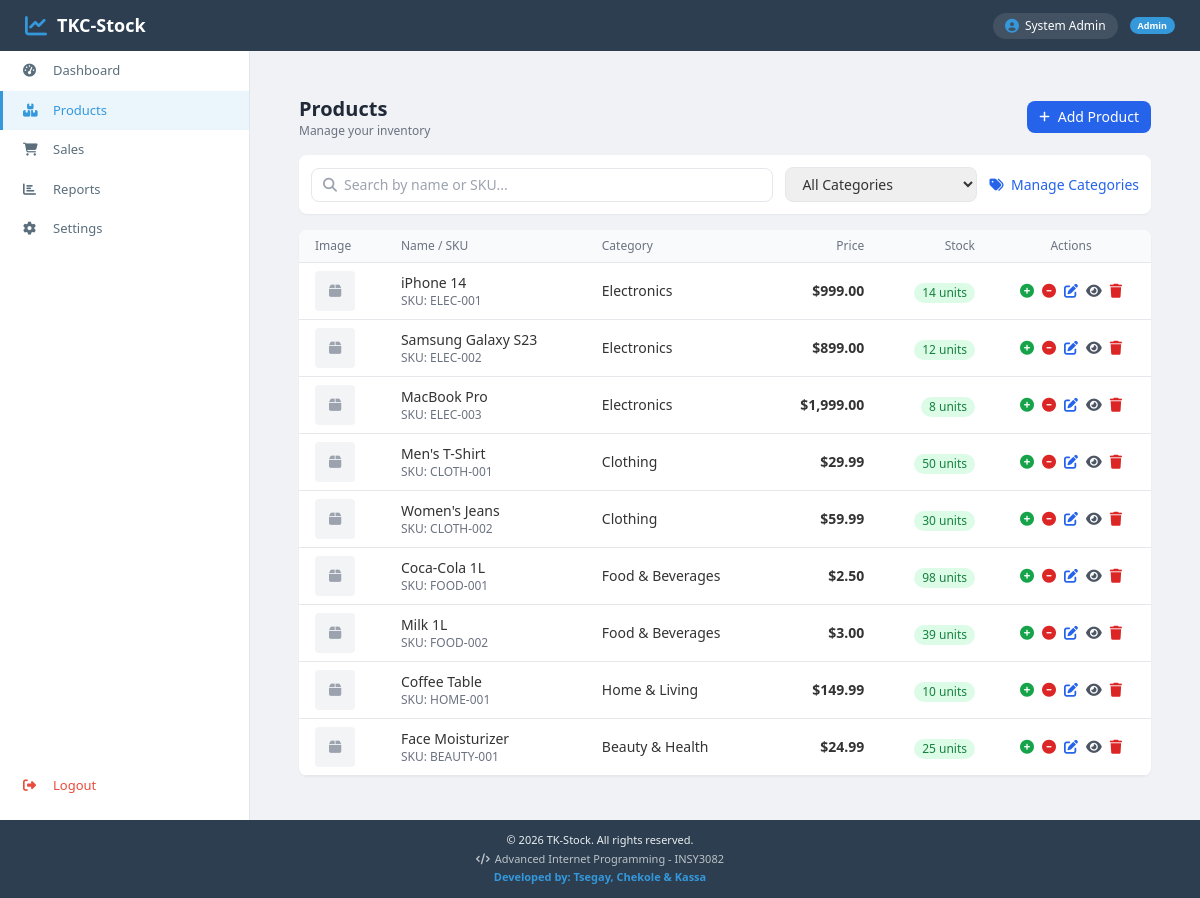
Page /index.php?action=products (signed in) on the committed database.
### tables this page shows
CREATE TABLE products (
    id INT(11) UNSIGNED AUTO_INCREMENT PRIMARY KEY,
    name VARCHAR(100) NOT NULL,
    description TEXT,
    sku VARCHAR(50) UNIQUE,
    price DECIMAL(10,2) NOT NULL DEFAULT 0.00,
    cost_price DECIMAL(10,2) DEFAULT 0.00,
    quantity INT(11) NOT NULL DEFAULT 0,
    min_stock_level INT(11) DEFAULT 5,
    category_id INT(11) UNSIGNED,
    image VARCHAR(255) DEFAULT NULL,
    barcode VARCHAR(100) DEFAULT NULL,
    is_active TINYINT(1) DEFAULT 1,
    created_at TIMESTAMP DEFAULT CURRENT_TIMESTAMP,
    updated_at TIMESTAMP DEFAULT CURRENT_TIMESTAMP ON UPDATE CURRENT_TIMESTAMP,
    FOREIGN KEY (category_id) REFERENCES categories(id) ON DELETE SET NULL,
    INDEX idx_category (category_id),
    INDEX idx_price (price),
    INDEX idx_quantity (quantity)
);

CREATE TABLE categories (
    id INT(11) UNSIGNED AUTO_INCREMENT PRIMARY KEY,
    name VARCHAR(50) NOT NULL UNIQUE,
    description TEXT,
    created_at TIMESTAMP DEFAULT CURRENT_TIMESTAMP,
    product_count INT DEFAULT 0,
    is_active TINYINT(1) DEFAULT 1
);

### controllers/ProductController.php (called while the page is built, shortened)
<?php
require_once BASE_PATH . '/models/Product.php';
class ProductController
{
    private $productModel;
    public function __construct($db)
    {
        $this->productModel = new Product($db);
    }
    public function index()
    {
        $products = $this->productModel->getAll();
        require_once BASE_PATH . '/views/products/index.php';
    }
}

### models/Product.php (called while the page is built, shortened)
<?php
class Product
{
    private $conn;
    private $table = 'products';
    public function __construct($db)
    {
        $this->conn = $db;
    }
    public function getAll($limit = null, $offset = 0)
    {
        $query = "SELECT p.*, c.name as category_name
                  FROM " . $this->table . " p
                  LEFT JOIN categories c ON p.category_id = c.id
                  WHERE p.is_active = 1
                  ORDER BY p.created_at DESC";
        $result = $this->conn->query($query);
        return $result->fetch_all(MYSQLI_ASSOC);
    }
}

### views/products/index.php (the view, shortened to what this page needs)
<?php
require_once BASE_PATH . '/views/layouts/header.php';
require_once BASE_PATH . '/views/layouts/sidebar.php';
?>
<div class="p-6">
    <div class="flex justify-between items-center mb-4">
        <div>
            <h1 class="text-xl font-semibold text-gray-800">Products</h1>
            <p class="text-xs text-gray-500">Manage your inventory</p>
        </div>
        <button onclick="openProductModal()"
            class="bg-blue-600 text-white px-3 py-1.5 rounded-lg text-sm hover:bg-blue-700 transition flex items-center gap-2">
            <i class="fas fa-plus text-xs"></i> Add Product
        </button>
    </div>
    <div class="bg-white rounded-lg shadow-sm p-3 mb-4">
        <div class="flex flex-wrap gap-3 items-center">
            <div class="flex-1 min-w-[200px]">
                <div class="relative">
                    <i class="fas fa-search absolute left-3 top-1/2 transform -translate-y-1/2 text-gray-400 text-sm"></i>
                    <input type="text" id="searchInput" placeholder="Search by name or SKU..."
                        class="w-full pl-8 pr-3 py-1.5 text-sm border rounded-lg focus:outline-none focus:border-blue-500">
                </div>
            </div>
            <div class="w-48">
                <select id="categoryFilter" class="w-full px-3 py-1.5 text-sm border rounded-lg">
                    <option value="all">All Categories</option>
                </select>
            </div>
            <button onclick="openCategoryModal()" class="text-blue-600 text-sm hover:text-blue-800">
                <i class="fas fa-tags mr-1"></i> Manage Categories
            </button>
        </div>
    </div>
    <div class="bg-white rounded-lg shadow-sm overflow-hidden">
        <table class="w-full">
            <thead class="bg-gray-50 border-b">
                <tr>
                    <th class="px-4 py-2 text-left text-xs font-medium text-gray-500">Image</th>
                    <th class="px-4 py-2 text-left text-xs font-medium text-gray-500">Name / SKU</th>
                    <th class="px-4 py-2 text-left text-xs font-medium text-gray-500">Category</th>
                    <th class="px-4 py-2 text-right text-xs font-medium text-gray-500">Price</th>
                    <th class="px-4 py-2 text-right text-xs font-medium text-gray-500">Stock</th>
                    <th class="px-4 py-2 text-center text-xs font-medium text-gray-500">Actions</th>
                </tr>
            </thead>
            <tbody id="productsTableBody">
                <?php foreach ($products as $product): ?>
                    <tr class="border-b hover:bg-gray-50 transition product-row"
                        data-name="<?php echo strtolower(htmlspecialchars($product['name'])); ?>"
                        data-sku="<?php echo strtolower($product['sku']); ?>"
                        data-category="<?php echo $product['category_id']; ?>">
                        <td class="px-4 py-2">
                            <div class="w-10 h-10 bg-gray-100 rounded flex items-center justify-center overflow-hidden">
                                <?php if ($product['image']): ?>
                                    <img src="<?php echo $product['image']; ?>" class="w-full h-full object-cover">
                                <?php else: ?>
                                    <i class="fas fa-box text-gray-400 text-sm"></i>
                                <?php endif; ?>
                            </div>
                        </td>
                        <td class="px-4 py-2">
                            <div class="font-medium text-sm"><?php echo htmlspecialchars($product['name']); ?></div>
                            <div class="text-xs text-gray-500">SKU: <?php echo $product['sku']; ?></div>
                        </td>
                        <td class="px-4 py-2 text-sm"><?php echo $product['category_name'] ?? 'Uncategorized'; ?></td>
                        <td class="px-4 py-2 text-right font-semibold text-sm">$<?php echo number_format($product['price'], 2); ?></td>
                        <td class="px-4 py-2 text-right">
                            <span class="inline-flex items-center gap-1 px-2 py-0.5 text-xs rounded-full
                            <?php echo $product['quantity'] <= 0 ? 'bg-red-100 text-red-700' : ($product['quantity'] <= $product['min_stock_level'] ? 'bg-yellow-100 text-yellow-700' : 'bg-green-100 text-green-700'); ?>">
                                <?php echo $product['quantity']; ?> units
                            </span>
                        </td>
                        <td class="px-4 py-2 text-center">
                            <div class="flex justify-center gap-2">
                                <button onclick="adjustStock(<?php echo $product['id']; ?>, 'add')" class="text-green-600 hover:text-green-800 text-sm" title="Add Stock"><i class="fas fa-plus-circle"></i></button>
                                <button onclick="adjustStock(<?php echo $product['id']; ?>, 'remove')" class="text-red-600 hover:text-red-800 text-sm" title="Remove Stock"><i class="fas fa-minus-circle"></i></button>
                                <button onclick="editProduct(<?php echo $product['id']; ?>)" class="text-blue-600 hover:text-blue-800 text-sm" title="Edit"><i class="fas fa-edit"></i></button>
                                <button onclick="viewProduct(<?php echo $product['id']; ?>)" class="text-gray-600 hover:text-gray-800 text-sm" title="View"><i class="fas fa-eye"></i></button>
                                <?php if ($_SESSION['role'] == 'admin'): ?>
                                    <button onclick="deleteProduct(<?php echo $product['id']; ?>)" class="text-red-600 hover:text-red-800 text-sm" title="Delete"><i class="fas fa-trash"></i></button>
                                <?php endif; ?>
                            </div>
                        </td>
                    </tr>
                <?php endforeach; ?>
            </tbody>
        </table>
    </div>
</div>
<?php require_once BASE_PATH . '/views/layouts/footer.php'; ?>

### index.php (shortened to what this page needs)
<?php
$db = getDB();
$action = $_GET['action'] ?? 'login';
switch ($action) {
    case 'products':
        require_once 'controllers/ProductController.php';
        $controller = new ProductController($db);
        $controller->index();
        break;
}

### views/layouts/header.php (shortened to what this page needs)
<!DOCTYPE html>
<html lang="en">
<head>
    <script src="https://cdn.tailwindcss.com"></script>
    <link rel="stylesheet" href="<?php echo BASE_URL; ?>public/css/style.css">
    <link rel="stylesheet" href="https://cdnjs.cloudflare.com/ajax/libs/font-awesome/6.4.0/css/all.min.css">
</head>
<body>
    <header class="main-header">
        <div class="logo-container">
            <i class="fas fa-chart-line logo-icon"></i>
            <h1 class="brand-name">TKC-Stock</h1>
        </div>
        <div class="header-controls">
            <div class="user-profile">
                <i class="fas fa-user-circle user-icon"></i>
                <span><?php echo htmlspecialchars($_SESSION['full_name'] ?? $_SESSION['username'] ?? 'User'); ?></span>
            </div>
            <span class="role-badge"><?php echo ucfirst($_SESSION['role'] ?? 'User'); ?></span>
        </div>
    </header>
    <div class="dashboard-container">

### views/layouts/sidebar.php
<?php if (isset($_SESSION['user_id'])): ?>
    <nav class="sidebar">
        <div style="flex: 1;">
            <a href="index.php?action=dashboard" class="nav-item <?php echo ($_GET['action'] ?? 'dashboard') == 'dashboard' ? 'active' : ''; ?>">
                <i class="fas fa-tachometer-alt"></i>
                <span>Dashboard</span>
            </a>
            <a href="index.php?action=products" class="nav-item <?php echo ($_GET['action'] ?? '') == 'products' ? 'active' : ''; ?>">
                <i class="fas fa-boxes"></i>
                <span>Products</span>
            </a>
            <a href="index.php?action=sales" class="nav-item <?php echo ($_GET['action'] ?? '') == 'sales' ? 'active' : ''; ?>">
                <i class="fas fa-shopping-cart"></i>
                <span>Sales</span>
            </a>
            <a href="index.php?action=reports" class="nav-item <?php echo ($_GET['action'] ?? '') == 'reports' ? 'active' : ''; ?>">
                <i class="fas fa-chart-bar"></i>
                <span>Reports</span>
            </a>
            <a href="index.php?action=settings" class="nav-item <?php echo ($_GET['action'] ?? '') == 'settings' ? 'active' : ''; ?>">
                <i class="fas fa-cog"></i>
                <span>Settings</span>
            </a>
        </div>
        <a href="index.php?action=logout" class="nav-item logout-item" onclick="return confirm('Logout?')">
            <i class="fas fa-sign-out-alt"></i>
            <span>Logout</span>
        </a>
    </nav>
    <main class="main-content">
    <?php endif; ?>

### views/layouts/footer.php (shortened to what this page needs)
<?php if (isset($_SESSION['user_id'])): ?>
    </main>
    </div>
    <footer class="main-footer">
        <p>&copy; <?php echo date('Y'); ?> TK-Stock. All rights reserved.</p>
        <p class="version">
            <i class="fas fa-code"></i>
            Advanced Internet Programming - INSY3082
        </p>
        <p class="developers">Developed by: Tsegay, Chekole & Kassa</p>
    </footer>
    </body>
    </html>
<?php endif; ?>

### public/css/style.css (style rules this page uses)
* { margin: 0; padding: 0; box-sizing: border-box; font-family: 'Segoe UI', Tahoma, Geneva, Verdana, sans-serif; }
body { background-color: #f0f2f5; color: #333; overflow-y: auto; overflow-x: hidden; }
.main-header { background: #2c3e50; color: white; padding: 12px 25px; display: flex; justify-content: space-between; align-items: center; width: 100%; }
.logo-container { display: flex; align-items: center; gap: 10px; }
.logo-icon { font-size: 22px; color: #3498db; }
.brand-name { font-size: 18px; font-weight: 700; color: white; }
.header-controls { display: flex; align-items: center; gap: 12px; }
.user-profile { display: flex; align-items: center; gap: 6px; padding: 4px 12px; background: rgba(255,255,255,0.1); border-radius: 20px; }
.user-icon { font-size: 14px; color: #3498db; }
.user-profile span { font-size: 12px; }
.role-badge { background: #3498db; padding: 2px 8px; border-radius: 15px; font-size: 9px; font-weight: 600; }
.dashboard-container { display: flex; width: 100%; }
.sidebar { width: 250px; background: white; border-right: 1px solid #e0e6ed; display: flex; flex-direction: column; }
.nav-item { display: flex; align-items: center; gap: 10px; padding: 10px 20px; color: #5a6e7c; text-decoration: none; font-size: 13px; font-weight: 500; transition: all 0.3s; border-left: 3px solid transparent; }
.nav-item.active { background: rgba(52,152,219,0.1); color: #3498db; border-left-color: #3498db; }
.nav-item i { width: 20px; font-size: 13px; }
.logout-item { margin-top: auto; margin-bottom: 15px; color: #e74c3c; }
.main-content { flex: 1; padding: 20px 25px; }
.main-footer { background: #2c3e50; color: #ecf0f1; padding: 10px 25px; text-align: center; width: 100%; }
.main-footer p { margin: 2px 0; font-size: 11px; }
.version { color: #bdc3c7; font-size: 10px; display: flex; align-items: center; justify-content: center; gap: 5px; }
.developers { color: #3498db; font-weight: 600; font-size: 11px; }

### rows in the picture
products: name "iPhone 14", sku "ELEC-001", category.name "Electronics", price "999.00", quantity "14"
products: name "Samsung Galaxy S23", sku "ELEC-002", category.name "Electronics", price "899.00", quantity "12"
products: name "MacBook Pro", sku "ELEC-003", category.name "Electronics", price "1,999.00", quantity "8"
products: name "Men's T-Shirt", sku "CLOTH-001", category.name "Clothing", price "29.99", quantity "50"
products: name "Women's Jeans", sku "CLOTH-002", category.name "Clothing", price "59.99", quantity "30"
products: name "Coca-Cola 1L", sku "FOOD-001", category.name "Food & Beverages", price "2.50", quantity "98"
products: name "Milk 1L", sku "FOOD-002", category.name "Food & Beverages", price "3.00", quantity "39"
products: name "Coffee Table", sku "HOME-001", category.name "Home & Living", price "149.99", quantity "10"
products: name "Face Moisturizer", sku "BEAUTY-001", category.name "Beauty & Health", price "24.99", quantity "25"

### other values in the picture
$_SESSION['full_name'] "System Admin"
$_SESSION['role'] "Admin"
